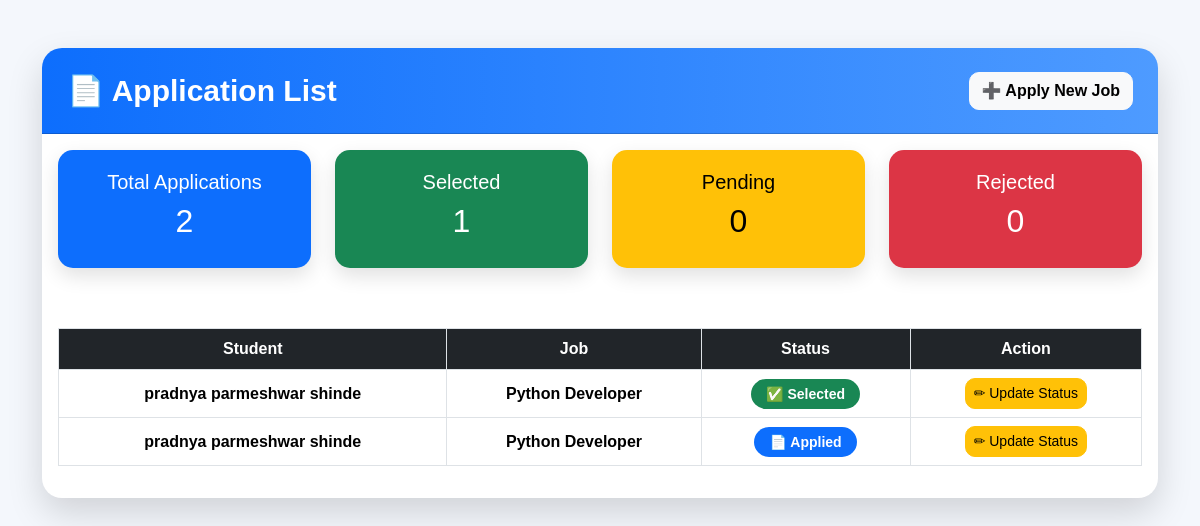
The app's page /applications/ with its own data.
### student/models.py (models this page shows, shortened)
class JobApplication(models.Model):
    STATUS_CHOICES = [
        ('Applied', 'Applied'),
        ('Selected', 'Selected'),
        ('Rejected', 'Rejected'),
    ]
    student = models.ForeignKey(Student, on_delete=models.CASCADE)
    job = models.ForeignKey(Job, on_delete=models.CASCADE)
    status = models.CharField(
        max_length=20,
        choices=STATUS_CHOICES,
        default='Applied'
    )

class Student(models.Model):
    STATUS_CHOICES = [
        ('Active', 'Active'),
        ('Opt Out', 'Opt Out'),
    ]
    name = models.CharField(max_length=100)
    email = models.EmailField(unique=True)
    password = models.CharField(max_length=100)
    phone = models.CharField(max_length=15)
    address = models.TextField()
    qualification = models.CharField(max_length=100)
    skills = models.TextField()
    experience = models.CharField(max_length=100, blank=True)
    domain = models.CharField(max_length=100, blank=True)
    hobbies = models.TextField(blank=True)
    certification = models.TextField(blank=True)
    projects = models.TextField(blank=True)
    linkedin = models.URLField(blank=True)
    github = models.URLField(blank=True)
    portfolio = models.URLField(blank=True)
    photo = models.ImageField(upload_to='photos/', blank=True, null=True)
    resume = models.FileField(upload_to='resumes/', blank=True, null=True)
    placement_status = models.CharField(
        max_length=20,
        choices=STATUS_CHOICES,
        default='Active'
    )
    def __str__(self):
        return self.name

class Job(models.Model):
    company = models.ForeignKey(Company, on_delete=models.CASCADE)
    position = models.CharField(max_length=100)
    domain = models.CharField(max_length=100)
    qualification = models.CharField(max_length=100)
    package = models.CharField(max_length=100)
    location = models.CharField(max_length=100)
    contract_type = models.CharField(max_length=100)
    skills = models.TextField()
    experience = models.CharField(max_length=100)
    def __str__(self):
        return self.position

### student/views.py (the view)
# urls.py: path('applications/', views.application_list, name='application_list'),
def application_list(request):
    applications = JobApplication.objects.all()
    return render(
        request,
        "application_list.html",
        {"applications": applications}
    )

### student/templates/application_list.html (shortened to what this page needs)
<!DOCTYPE html>
<html>
<head>
    <link href="https://cdn.jsdelivr.net/npm/bootstrap@5.3.3/dist/css/bootstrap.min.css" rel="stylesheet">
</head>
<body>
<div class="container mt-5">
    <div class="card">
        <div class="card-header d-flex justify-content-between align-items-center">
            <span>📄 Application List</span>
            <a href="{% url 'apply_job' %}" class="btn btn-light fw-bold">
                ➕ Apply New Job
            </a>
        </div>
        <div class="card-body">
            <div class="row mb-4">
                <div class="col-md-3 mb-3">
                    <div class="stats-card blue">
                        <h5>Total Applications</h5>
                        <h2>{{ applications|length }}</h2>
                    </div>
                </div>
                <div class="col-md-3 mb-3">
                    <div class="stats-card green">
                        <h5>Selected</h5>
                        <h2>1</h2>
                    </div>
                </div>
                <div class="col-md-3 mb-3">
                    <div class="stats-card yellow">
                        <h5>Pending</h5>
                        <h2>0</h2>
                    </div>
                </div>
                <div class="col-md-3 mb-3">
                    <div class="stats-card red">
                        <h5>Rejected</h5>
                        <h2>0</h2>
                    </div>
                </div>
            </div>
            <div class="table-responsive">
                <table class="table table-bordered table-hover align-middle">
                    <thead>
                        <tr>
                            <th>Student</th>
                            <th>Job</th>
                            <th>Status</th>
                            <th>Action</th>
                        </tr>
                    </thead>
                    <tbody>
                    {% for application in applications %}
                                        <tr>
                        <td>
                            <strong>{{ application.student }}</strong>
                        </td>
                        <td>
                            <strong>{{ application.job }}</strong>
                        </td>
                        <td>
                            {% if application.status == "Pending" %}
                                <span class="badge bg-warning text-dark">
                                    ⏳ Pending
                                </span>
                            {% elif application.status == "Selected" %}
                                <span class="badge bg-success">
                                    ✅ Selected
                                </span>
                            {% elif application.status == "Rejected" %}
                                <span class="badge bg-danger">
                                    ❌ Rejected
                                </span>
                            {% elif application.status == "Applied" %}
                                <span class="badge bg-primary">
                                    📄 Applied
                                </span>
                            {% else %}
                                <span class="badge bg-secondary">
                                    {{ application.status }}
                                </span>
                            {% endif %}
                        </td>
                        <td>
                            <a href="{% url 'edit_application_status' application.id %}"
                               class="btn btn-warning btn-sm">
                                ✏ Update Status
                            </a>
                        </td>
                    </tr>
                    {% empty %}
                    <tr>
                        <td colspan="4" class="text-center text-danger fw-bold py-4">
                            No Applications Found
                        </td>
                    </tr>
                    {% endfor %}
                    </tbody>
                </table>
            </div>
                    </div>
    </div>
</div>
</body>
</html>

### student/templates/application_list.html (style rules this page uses)
body { background:#f4f7fc; font-family:Arial,sans-serif; }
.card { border:none; border-radius:20px; box-shadow:0 15px 35px rgba(0,0,0,.15); overflow:hidden; }
.card-header { background:linear-gradient(90deg,#0d6efd,#4e9bff); color:white; padding:20px 25px; font-size:30px; font-weight:bold; }
.stats-card { border:none; border-radius:15px; color:white; padding:20px; text-align:center; transition:.3s; box-shadow:0 8px 20px rgba(0,0,0,.12); }
.blue { background:#0d6efd; }
.green { background:#198754; }
.yellow { background:#ffc107; color:black; }
.red { background:#dc3545; }
.table { margin-top:20px; }
.table th { background:#212529; color:white; text-align:center; vertical-align:middle; white-space:nowrap; }
.table td { text-align:center; vertical-align:middle; }
.badge { font-size:14px; padding:8px 15px; border-radius:20px; }
.btn { border-radius:10px; }

### records on screen
JobApplication: student "pradnya parmeshwar shinde", job "Python Developer", status "✅ Selected"
JobApplication: student "pradnya parmeshwar shinde", job "Python Developer", status "📄 Applied"

### other values on screen
{{ applications|length }} "2"
